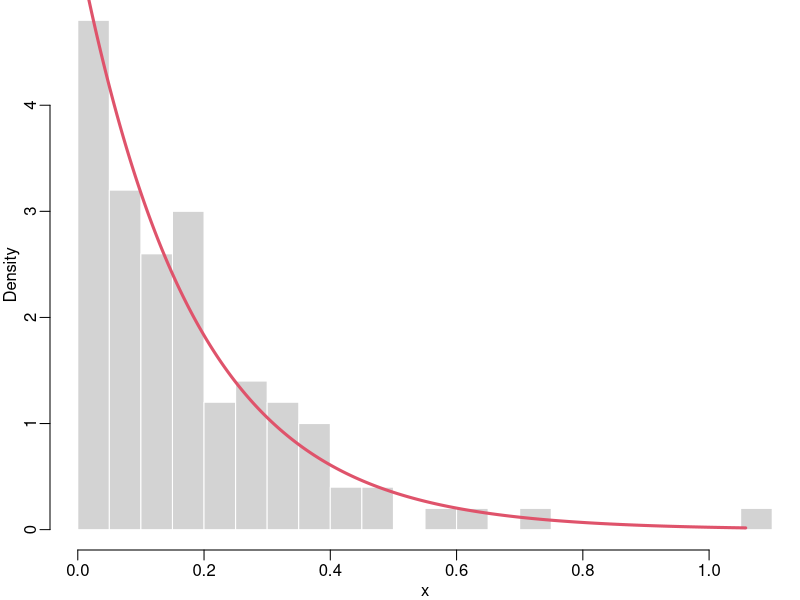
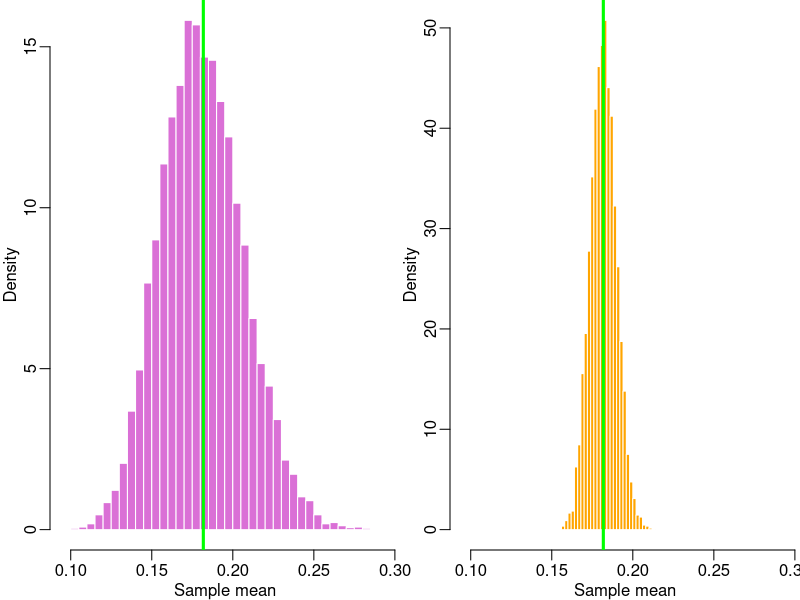

Here is the R script that generated these plots, in order:
pdf("images/chapter_4/CLTexp.pdf", width=5, height=5)
par(mar = c(2.5, 2.5, 0, 0), mgp = c(1.5, 0.5, 0))
#label===clt-exp-sample
set.seed(230630)
n <- 100
expsamp1 <- rexp(n, 5.5)
hist(expsamp1, freq = F, breaks=20,main="", xlab="x", border="white")
xs <- seq(0, max(expsamp1), length=1000)
lines(xs, dexp(xs,5.5), lwd=3, col=2) # show the true distribution
#===end
dev.off()

## 10000 iterations - show the distribution of the sample means:
pdf("images/chapter_4/CLTexp2.pdf", width=8, height=5)
#label===clt-exp-sim
n <- 50
allMeans <- rep(0, 10000)   # (@\wingding{1}@)
for (i in 1:10000) {
  expsamp <- rexp(n,5.5)
  allMeans[i] <- mean(expsamp) # (@\wingding{2}@)
}
par(mfrow=c(1,2), mar = c(2.5, 2.5, 0, 0), mgp = c(1.5, 0.5, 0))
m <- min(allMeans)
M <- max(allMeans)
hist(allMeans, freq = F, breaks=40, xlim=c(m, M), main="", xlab="Sample mean", border="white", col="orchid")
abline(v=1/5.5, lwd=3, col="green")

## Repeat, this time with a larger sample size:
## 10000 iterations - show the distribution of the sample means:
n <- 500
allMeans <- rep(0, 10000)
for (i in 1:10000) {
  samp <- rexp(n,5.5)
  allMeans[i] <- mean(samp)
}
hist(allMeans, freq = F, breaks=40, xlim=c(m, M), main="", xlab="Sample mean", border="white", col="orange")
abline(v=1/5.5, lwd=3, col="green")
par(mfrow=c(1,1))
#===end
dev.off()
